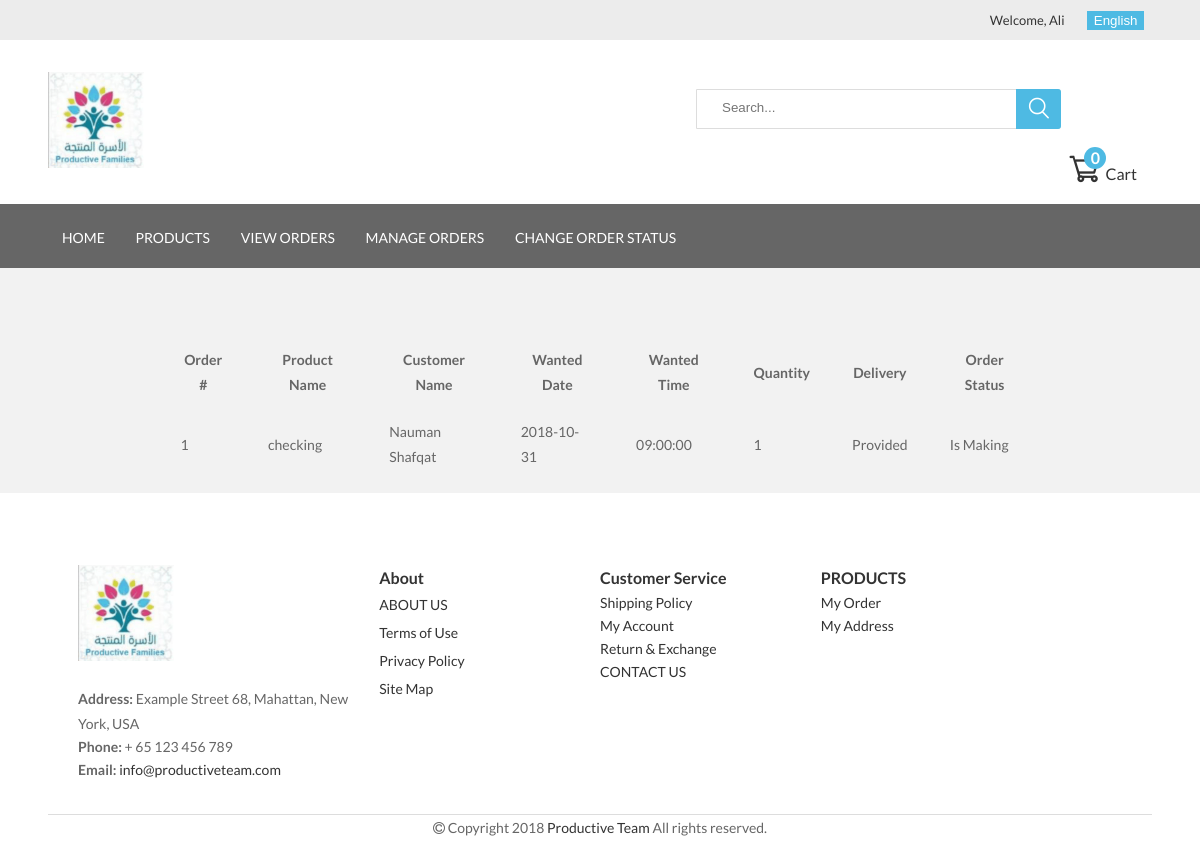
The app's page /vendors/view_orders.php (signed in) with its own data.
### tables this page shows
CREATE TABLE `products` (
  `id` int(11) NOT NULL,
  `name` varchar(50) DEFAULT NULL,
  `name_ar` varchar(50) NOT NULL,
  `description` varchar(500) DEFAULT NULL,
  `description_ar` varchar(500) NOT NULL,
  `price` int(11) DEFAULT NULL,
  `image` varchar(50) DEFAULT NULL,
  `date_added` datetime NOT NULL,
  `stock_id` int(11) DEFAULT NULL,
  `product_type_id` int(11) DEFAULT NULL,
  `delivery_type_id` int(11) DEFAULT NULL,
  `added_by` int(11) NOT NULL
);

CREATE TABLE `order_products` (
  `order_id` int(11) NOT NULL,
  `product_id` int(11) NOT NULL,
  `quantity` int(10) NOT NULL,
  `unit_price` int(10) NOT NULL,
  `total_price` int(10) NOT NULL,
  `delivery_date` date NOT NULL,
  `delivery_time` time NOT NULL,
  `custom_ingredients` varchar(1000) NOT NULL
);

CREATE TABLE `users` (
  `id` int(11) NOT NULL,
  `fname` varchar(20) NOT NULL,
  `lname` varchar(20) NOT NULL,
  `email` varchar(40) NOT NULL,
  `password` char(32) NOT NULL,
  `type` enum('admin','vendor','customer') NOT NULL
);

CREATE TABLE `deliverytypes` (
  `id` int(11) NOT NULL,
  `types` varchar(50) DEFAULT NULL,
  `types_ar` varchar(50) NOT NULL
);

CREATE TABLE `orders` (
  `id` int(11) NOT NULL,
  `cust_id` int(11) NOT NULL,
  `address` text NOT NULL,
  `address2` text NOT NULL,
  `city` varchar(20) NOT NULL,
  `country` varchar(20) NOT NULL,
  `phone` int(11) NOT NULL,
  `pay_method` enum('0','1') NOT NULL DEFAULT '0',
  `order_date` datetime NOT NULL,
  `order_status` varchar(50) NOT NULL DEFAULT 'active'
);

### vendors/view_orders.php (the view, shortened to what this page needs)
<?php include '../includes/config.php';
include "header.php";
$query = "SELECT * FROM products p INNER JOIN order_products op ON p.id = op.product_id  INNER JOIN orders o
ON o.id = op.order_id INNER JOIN users u ON u.id = o.cust_id WHERE p.added_by = ".$_SESSION['u_id'];
$result = mysqli_query($con,$query);
?>
<div class="container">
    <section style="width: 80%; margin-left: 10%; margin-right:10%; margin-top: 5%">
        <table>
            <thead>
                <th><?php echo $lang['order']; ?> #</th>
                <th><?php echo $lang['product_name']; ?></th>
                <th><?php echo $lang['customer_name']; ?></th>
                <th><?php echo $lang['wanted_date']; ?></th>
                <th><?php echo $lang['wanted_time']; ?></th>
                <th><?php echo $lang['quantity']; ?></th>
                <th><?php echo $lang['delivery']; ?></th>
                <th><?php echo $lang['order_status']; ?></th>
            </thead>
            <?php
                while($row = $result -> fetch_array()){
                    $sql2 = "SELECT * FROM deliverytypes where id=".$row['delivery_type_id'];
                    $result2 = mysqli_query($con,$sql2);
                    $row2 = $result2 -> fetch_array();
                        ?>
                        <tbody>
                        <td><?php echo $row['order_id']; ?></td>
                        <td><?php echo $row['name']; ?></td>
                        <td><?php echo $row['fname']." ".$row['lname']; ?></td>
                        <td><?php echo $row['delivery_date']; ?></td>
                        <td><?php echo $row['delivery_time']; ?></td>
                        <td><?php echo $row['quantity']; ?></td>
                        <td><?php echo $row2['types']; ?></td>
                        <td><?php echo $row['order_status']; ?></td>
                        </tbody>
                        <?php
                }
            ?>
        </table>
    </section>
</div>
<?php include '../vendors/footer.php'?>

### assets/css/style.css (style rules this page uses)
* { box-sizing: border-box; }
html { overflow-x: hidden; }
body { font-family: "Lato", sans-serif; font-size: 14px; line-height: 25px; color: #666666; width: 100%; margin: 0 auto; overflow-x: hidden; background-color: #f2f2f2; }
.container { padding: 12px; margin-left:3% !important; margin-right:3% !important; }

### vendors/view_orders.php (style rules this page uses)
th,td { padding: 10px 20px; }

### records on screen
products: order_products.order_id "1", name "checking", users.fname "Nauman", users.lname "Shafqat", order_products.delivery_date "2018-10-31", order_products.delivery_time "09:00:00", order_products.quantity "1", delivery_type.types "Provided", orders.order_status "Is Making"

### other values on screen
$_SESSION['u_fname'] "Ali"
$lang['cart'] "Cart"
$total_quantity "0"
$lang['home'] "HOME"
$lang['products'] "PRODUCTS"
$lang['view_orders'] "VIEW ORDERS"
$lang['manage_order'] "MANAGE ORDERS"
$lang['change_order_status'] "CHANGE ORDER STATUS"
$lang['order'] "Order"
$lang['product_name'] "Product Name"
$lang['customer_name'] "Customer Name"
$lang['wanted_date'] "Wanted Date"
$lang['wanted_time'] "Wanted Time"
$lang['quantity'] "Quantity"
$lang['delivery'] "Delivery"
